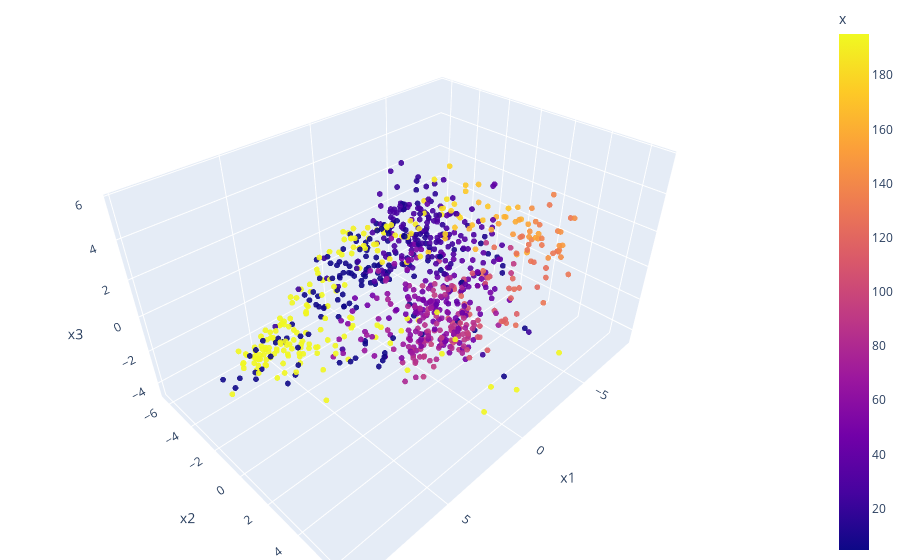

Write notebook code for a chart like this one.
### Markdown cell above
## Linear PCA

### Code cell
pca = PCA(n_components=3, svd_solver='full')
pca_embedding = pca.fit_transform(parsedData)
pca_embedding = pca_embedding[:,0:3]

df = pd.DataFrame(pca_embedding, columns=['x1', 'x2', 'x3'])
df["x"] = data.x
df["lap"] = data.lap

fig = px.scatter_3d(df, x='x1', y='x2', z='x3', color='x', opacity=0.9, title="PCA")
fig.update_traces(marker_size=2)

# tight layout
fig.update_layout(margin=dict(l=0, r=0, b=0, t=0))
fig.show()

### Figure 1 — Plotly figure (JSON) as saved in the notebook; plotly's stock layout.template omitted (floating-point values rounded to 4 significant figures; data arrays with more than 128 entries replaced by an {"elided": "..."} marker saying what was removed)
{"data": [{"hovertemplate": "x1=%{x}<br>x2=%{y}<br>x3=%{z}<br>x=%{marker.color}<extra></extra>", "legendgroup": "", "marker": {"color": {"elided": "865 float values"}, "coloraxis": "coloraxis", "opacity": 0.9, "size": 2, "symbol": "circle"}, "mode": "markers", "name": "", "scene": "scene", "showlegend": false, "type": "scatter3d", "x": {"elided": "865 float values"}, "y": {"elided": "865 float values"}, "z": {"elided": "865 float values"}}], "layout": {"coloraxis": {"colorbar": {"title": {"text": "x"}}, "colorscale": [[0, "#0d0887"], [0.1111, "#46039f"], [0.2222, "#7201a8"], [0.3333, "#9c179e"], [0.4444, "#bd3786"], [0.5556, "#d8576b"], [0.6667, "#ed7953"], [0.7778, "#fb9f3a"], [0.8889, "#fdca26"], [1, "#f0f921"]]}, "legend": {"tracegroupgap": 0}, "margin": {"b": 0, "l": 0, "r": 0, "t": 0}, "scene": {"domain": {"x": [0, 1], "y": [0, 1]}, "xaxis": {"title": {"text": "x1"}}, "yaxis": {"title": {"text": "x2"}}, "zaxis": {"title": {"text": "x3"}}}, "title": {"text": "PCA"}}}
